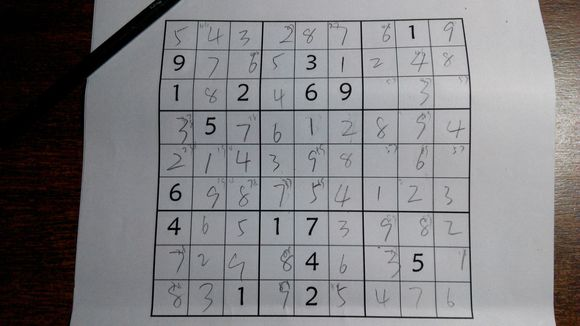
#> input picture opencv/sd.jpg, 580 x 326 px
$ python transform_demo.py
#> lines starting #> are read from the running program, lines starting #| are printed output that depends on the picture
#__author__ = 'James'
#-*-coding:utf-8-*-

import cv2
import numpy as np
from matplotlib import pyplot as plt

# [38 lines of commented-out code are left out]
img = cv2.imread('sd.jpg')
#> img is the input picture: shape (326, 580, 3); mean B, G, R 129.2, 126.7, 127.4
rows,cols,ch = img.shape
#> rows = 326; cols = 580; ch = 3
pts1 = np.float32([[164,16],[422,15],[150,317],[430, 320]])
pts2 = np.float32([[0,0],[280,0],[0,300],[280,300]])
M = cv2.getPerspectiveTransform(pts1, pts2)

dst = cv2.warpPerspective(img, M, (325,300))
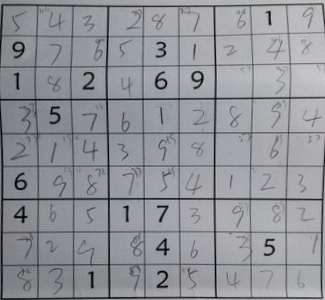
#> dst: shape (300, 325, 3); mean B, G, R 152.5, 147.8, 146.3

plt.subplot(121),plt.imshow(img),plt.title('Input')
plt.subplot(122),plt.imshow(dst),plt.title('Output')
plt.show()
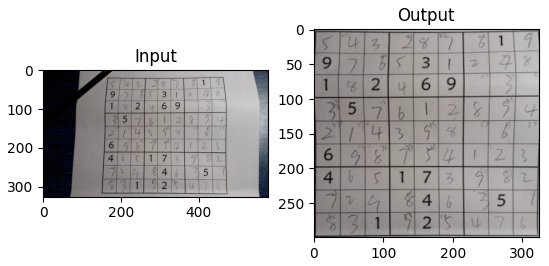
#> figure drawn by matplotlib, 2 panels; B, G, R data is drawn as R, G, B
